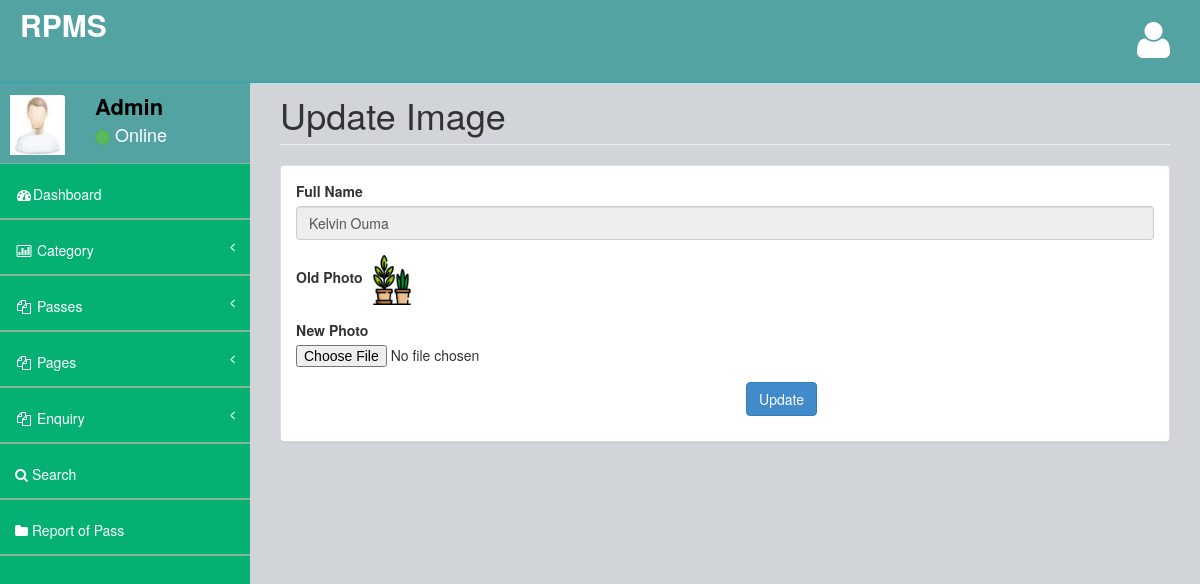
Screenshot of /rpms/admin/changeimage.php?editid=1 (signed in) with the database file from the repository.
### tables this page shows
CREATE TABLE `tblpass` (
  `ID` int(10) NOT NULL,
  `PassNumber` varchar(200) DEFAULT NULL,
  `FullName` varchar(200) DEFAULT NULL,
  `ProfileImage` varchar(200) DEFAULT NULL,
  `ContactNumber` bigint(10) DEFAULT NULL,
  `Email` varchar(200) DEFAULT NULL,
  `IdentityType` varchar(200) DEFAULT NULL,
  `IdentityCardno` varchar(200) DEFAULT NULL,
  `Category` varchar(100) DEFAULT NULL,
  `Source` varchar(200) DEFAULT NULL,
  `Destination` varchar(200) DEFAULT NULL,
  `TrainClass` varchar(250) DEFAULT NULL,
  `FromDate` varchar(200) DEFAULT NULL,
  `ToDate` varchar(200) DEFAULT NULL,
  `wayType` varchar(120) DEFAULT NULL,
  `Cost` decimal(10,0) DEFAULT NULL,
  `PasscreationDate` timestamp NULL DEFAULT current_timestamp()
);

### rpms/admin/changeimage.php (the view, shortened to what this page needs)
<?php
include('includes/dbconnection.php');
if (strlen($_SESSION['bpmsaid']==0)) {
  header('location:logout.php');
  } else{
?>
<!DOCTYPE html>
<html>
<head>
    <link href="assets/plugins/bootstrap/bootstrap.css" rel="stylesheet" />
    <link href="assets/font-awesome/css/font-awesome.css" rel="stylesheet" />
    <link href="assets/plugins/pace/pace-theme-big-counter.css" rel="stylesheet" />
   <link href="assets/css/style.css" rel="stylesheet" />
      <link href="assets/css/main-style.css" rel="stylesheet" />
</head>
<body>
    <div id="wrapper">
      <?php include_once('includes/header.php');?>
        <?php include_once('includes/sidebar.php');?>
          <div id="page-wrapper">
            <div class="row">
                <div class="col-lg-12">
                    <h1 class="page-header">Update Image</h1>
                </div>
            </div>
            <div class="row">
                <div class="col-lg-12">
                    <div class="panel panel-default">
                        <div class="panel-body">
                            <div class="row">
                                <div class="col-lg-12">
                                    <form method="post" enctype="multipart/form-data">
                                      <?php
$eid=$_GET['editid'];
$sql="SELECT * from  tblpass where ID=$eid";
$query = $dbh -> prepare($sql);
$query->execute();
$results=$query->fetchAll(PDO::FETCH_OBJ);
$cnt=1;
if($query->rowCount() > 0)
{
foreach($results as $row)
{               ?>
                   <div class="form-group"> <label for="exampleInputEmail1">Full Name</label> <input type="text" name="fullname" value="<?php  echo $row->FullName;?>" class="form-control" readonly='true'> </div>
    <div class="form-group"> <label for="exampleInputEmail1">Old Photo</label> <img src="images/<?php echo $row->ProfileImage;?>" width="50" height="50" value="<?php  echo $row->ProfileImage;?>"> </div>
   <div class="form-group"> <label for="exampleInputEmail1">New Photo</label> <input type="file" name="propic" accept="image/*"> </div>
     <?php $cnt=$cnt+1;}} ?>
     <p style="padding-left: 450px"><button type="submit" class="btn btn-primary" name="submit" id="submit">Update</button></p> </form>
                                </div>
                            </div>
                        </div>
                    </div>
                </div>
            </div>
        </div>
    </div>
</body>
</html>
<?php }  ?>

### rpms/admin/includes/sidebar.php (shortened to what this page needs)
<?php
include('includes/dbconnection.php');
?>
        <nav class="navbar-default navbar-static-side" role="navigation">
            <div class="sidebar-collapse">
                <ul class="nav" id="side-menu">
                    <li>
                        <div class="user-section">
                            <div class="user-section-inner">
                                <img src="assets/img/user.jpg" alt="">
                            </div>
                            <div class="user-info">
                                <?php
$aid=$_SESSION['bpmsaid'];
$sql="SELECT AdminName from  tbladmin where ID=:aid";
$query = $dbh -> prepare($sql);
$query->bindParam(':aid',$aid,PDO::PARAM_STR);
$query->execute();
$results=$query->fetchAll(PDO::FETCH_OBJ);
$cnt=1;
if($query->rowCount() > 0)
{
foreach($results as $row)
{               ?>
                                <div><strong><?php  echo $row->AdminName;?></strong></div>
                                <div class="user-text-online">
                                    <span class="user-circle-online btn btn-success btn-circle "></span>&nbsp;Online
                                </div>
                            </div>
                            <?php $cnt=$cnt+1;}} ?>
                        </div>
                    </li>
                    <li>
                        <a href="dashboard.php"><i class="fa fa-dashboard fa-fw"></i>Dashboard</a>
                    </li>
                    <li>
                        <a href="#"><i class="fa fa-bar-chart-o fa-fw"></i> Category<span class="fa arrow"></span></a>
                    </li>
                    <li>
                        <a href="#"><i class="fa fa-files-o fa-fw"></i> Passes<span class="fa arrow"></span></a>
                    </li>
                    <li>
                        <a href="#"><i class="fa fa-files-o fa-fw"></i> Pages<span class="fa arrow"></span></a>
                    </li>
                    <li>
                        <a href="#"><i class="fa fa-files-o fa-fw"></i> Enquiry<span class="fa arrow"></span></a>
                    </li>
                    <li>
                        <a href="search-pass.php"><i class="fa fa-search"></i> Search</a>
                        </li>
                        <li>
                        <a href="pass-bwdates-report.php"><i class="fa fa-folder"></i>  Report of Pass</a>
                        </li>
                </ul>
            </div>
        </nav>

### rpms/admin/assets/css/style.css (style rules this page uses)
body { background-color: #f8f8f8; }
#wrapper { width: 100%; margin-top: 55px!important; background-color:#04B173; }
#page-wrapper { padding: 0 15px; min-height: 568px; background-color:rgb(209, 212, 216); }
.navbar-static-side ul li { border-bottom:1px solid #84B899 !important; }
.arrow { float: right; }
.fa.arrow:before { content: "\f104"; }
@media (min-width:768px) { .navbar-static-side { z-index: 1; position: absolute; width: 250px; } }
.btn-circle { width: 30px; height: 30px; padding: 6px 0; border-radius: 15px; text-align: center; font-size: 12px; line-height: 1.428571429; }

### rpms/admin/assets/css/main-style.css (style rules this page uses)
.user-section-inner { height: 65px; width: 65px; -moz-border-radius: 3px; -webkit-border-radius: 3px; border-radius: 3px; overflow: hidden; display: inline-block; float: left; margin-right: 15px; margin-top: 20px; }
.user-section-inner img { margin-left:10px; width:55px; height:60px; }
.user-info { display: block; color:#000!important; display: inline-block; padding: 15px; margin-bottom: 0px }
.user-text-online { font-size:18px; color:#fff }
.user-circle-online { width: 15px!important; height: 15px!important; }
.nav > li > a { padding: 20px 15px; }
#side-menu { background-color:#04B173; }
#side-menu a { color:#fff; border-bottom: 1px solid #84B899 !important; height: 55px; }
.navbar-default { border-color: #27A6BE; }
@media (min-width:768px) { #page-wrapper { position: inherit; margin: 0 0 0 250px; padding: 0 30px; min-height: 1000px; } }

### rows the page displays
tblpass: fullname "Kelvin Ouma", ProfileImage (picture)

### other values shown
$row->AdminName "Admin"
